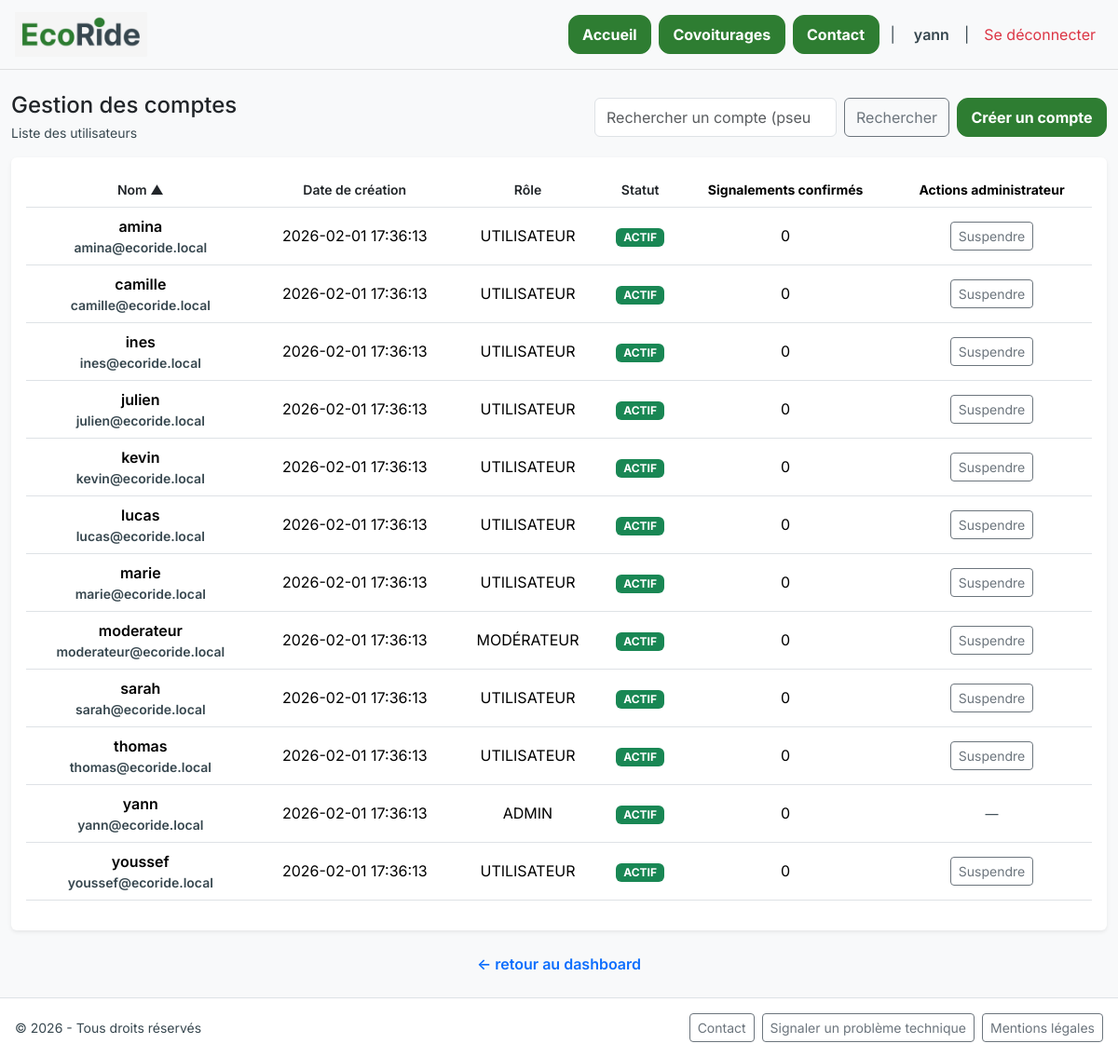
Page /gestion-comptes-utilisateurs (signed in) on the earlier database version.
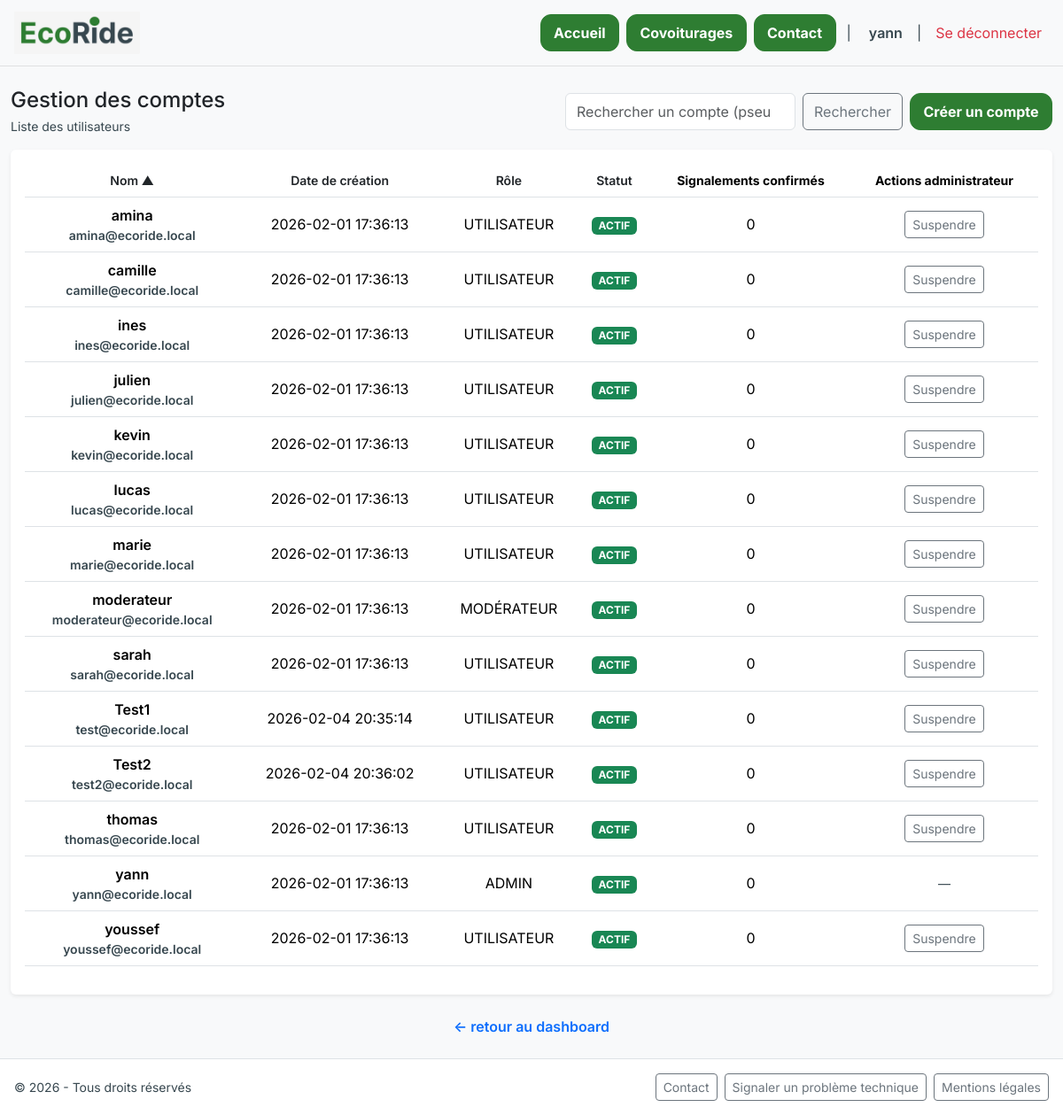
Same page on the later database version.
### tables this page shows
CREATE TABLE `users` (
  `id` int(11) NOT NULL COMMENT 'identifiant',
  `pseudo` varchar(50) NOT NULL COMMENT 'pseudo',
  `last_name` varchar(100) NOT NULL COMMENT 'nom de famille',
  `first_name` varchar(100) NOT NULL COMMENT 'prénom',
  `email` varchar(120) NOT NULL COMMENT 'email',
  `password_hash` varchar(255) NOT NULL COMMENT 'mot de passe',
  `avatar_url` varchar(255) DEFAULT NULL COMMENT 'url photo/avatar user',
  `role` enum('user','employee','admin') NOT NULL COMMENT 'rôle',
  `credits` int(11) NOT NULL DEFAULT 20 COMMENT 'crédits d''appli - 20 par défaut',
  `suspended` tinyint(1) NOT NULL DEFAULT 0 COMMENT 'suspension du compte',
  `validated_reports_count` int(11) NOT NULL DEFAULT 0,
  `created_at` datetime NOT NULL DEFAULT current_timestamp() COMMENT 'date de création du compte'
);

### app/Presentation/Controllers/BaseController.php (called while the page is built)
<?php
    class BaseController {
        protected function renderView ($view, $data = []){
            extract ($data);
            require __DIR__ . '/../Views/pages/' . $view . '.php';
        }
    }

### app/Presentation/Controllers/AdminUsersManagementController.php (called while the page is built, shortened)
<?php declare(strict_types=1);
require_once __DIR__ . '/BaseController.php';
require_once __DIR__ . '/../../Infrastructure/Repositories/UserRepository.php';
final class AdminUsersManagementController extends BaseController
{
    public function adminUsersManagement(): void
    {
        $repo = new UserRepository();
        $q = (string)($_GET['q'] ?? '');
        $sort = (string)($_GET['sort'] ?? 'pseudo');
        $dir = (string)($_GET['dir'] ?? 'asc');
        $users = $repo->searchUsers($q, $sort, $dir);
        $flash = $_SESSION['flash'] ?? null;
        $this->renderView('gestion-comptes-utilisateurs', [
            'pageTitle' => 'Gestion des Comptes',
            'csrfToken' => $_SESSION['csrf_token'],
            'flash' => $flash,
            'users' => $users,
            'q' => $q,
            'sort' => $sort,
            'dir' => $dir,
        ]);
    }
}

### app/Infrastructure/Repositories/UserRepository.php (called while the page is built, shortened)
<?php declare(strict_types=1);
final class UserRepository
{
    public function searchUsers(?string $q, string $sort, string $dir): array
    {
        $pdo = PdoConnection::get();
        $allowedSort = [
            'pseudo' => 'pseudo',
            'created_at' => 'created_at',
            'role' => 'role',
            'suspended' => 'suspended',
        ];
        $sortCol = $allowedSort[$sort] ?? 'pseudo';
        $dirSql = strtolower($dir) === 'desc' ? 'DESC' : 'ASC';
        $sql = '
            SELECT id, pseudo, email, role, suspended, validated_reports_count, created_at
            FROM users
        ';
        $params = [];
        $q = trim((string)$q);
        $sql .= " ORDER BY {$sortCol} {$dirSql}, id ASC ";
        $stmt = $pdo->prepare($sql);
        $stmt->execute($params);
        $rows = $stmt->fetchAll();
        return is_array($rows) ? $rows : [];
    }
}

### app/Presentation/Views/pages/gestion-comptes-utilisateurs.php (the view, shortened to what the rows shown need)
<?php require __DIR__ . '/../layouts/header.php'; ?>
<?php
function sortLink(string $label, string $col, string $currentSort, string $currentDir, string $q): string {
    $dir = ($currentSort === $col && $currentDir === 'asc') ? 'desc' : 'asc';
    $icon = '';
    if ($currentSort === $col) {
        $icon = $currentDir === 'asc' ? ' ▲' : ' ▼';
    }
    $url = BASE_URL . '/gestion-comptes-utilisateurs'
        . '?sort=' . urlencode($col)
        . '&dir=' . urlencode($dir)
        . '&q=' . urlencode($q);
    return '<a class="text-decoration-none text-dark fw-semibold" href="' . $url . '">' . $label . $icon . '</a>';
}
?>
<div class="container-xxl py-4">
  <div class="d-flex flex-column flex-lg-row align-items-lg-center justify-content-between gap-3 mb-3">
    <div>
      <h1 class="h4 mb-1">Gestion des comptes</h1>
    </div>
  </div>
  <div class="card border-0 shadow-sm">
    <div class="card-body">
      <div class="table-responsive">
        <table class="table align-middle">
          <thead>
            <tr class="small text-secondary text-center align-middle">
                <th><?= sortLink('Nom', 'pseudo', $sort, $dir, $q) ?></th>
                <th><?= sortLink('Date de création', 'created_at', $sort, $dir, $q) ?></th>
                <th><?= sortLink('Rôle', 'role', $sort, $dir, $q) ?></th>
                <th><?= sortLink('Statut', 'suspended', $sort, $dir, $q) ?></th>
                <th>Signalements confirmés</th>
                <th>Actions administrateur</th>
            </tr>
            </thead>
          <tbody>
            <?php if (empty($users)): ?>
              <tr>
                <td colspan="6" class="text-center text-secondary py-4">Aucun compte trouvé.</td>
              </tr>
            <?php else: ?>
              <?php foreach ($users as $u): ?>
                <?php
                  $isSuspended = ((int)($u['suspended'] ?? 0)) === 1;
                  $role = (string)($u['role'] ?? '');
                  $roleLabel = $role === 'admin' ? 'ADMIN' : ($role === 'employee' ? 'MODÉRATEUR' : 'UTILISATEUR');
                ?>
                <tr class="text-center align-middle">
                  <td class="fw-semibold">
                    <?= htmlspecialchars((string)($u['pseudo'] ?? ''), ENT_QUOTES, 'UTF-8') ?>
                    <div class="small text-secondary"><?= htmlspecialchars((string)($u['email'] ?? ''), ENT_QUOTES, 'UTF-8') ?></div>
                  </td>
                  <td><?= htmlspecialchars((string)($u['created_at'] ?? ''), ENT_QUOTES, 'UTF-8') ?></td>
                  <td><?= htmlspecialchars($roleLabel, ENT_QUOTES, 'UTF-8') ?></td>
                  <td>
                    <?php if ($isSuspended): ?>
                      <span class="badge text-bg-danger">SUSPENDU</span>
                    <?php else: ?>
                      <span class="badge text-bg-success">ACTIF</span>
                    <?php endif; ?>
                  </td>
                  <td><?= (int)($u['validated_reports_count'] ?? 0) ?></td>
                  <td class="text-center">
                    <?php if ($role !== 'admin'): ?>
                      <form method="post" action="<?= BASE_URL ?>/gestion-comptes-utilisateurs" class="d-inline">
                        <button type="submit" class="btn btn-sm btn-outline-secondary">
                          <?= $isSuspended ? 'Réactiver' : 'Suspendre' ?>
                        </button>
                      </form>
                    <?php else: ?>
                      <span class="text-secondary small">—</span>
                    <?php endif; ?>
                  </td>
                </tr>
              <?php endforeach; ?>
            <?php endif; ?>
          </tbody>
        </table>
      </div>
    </div>
  </div>
</div>
<?php require __DIR__ . '/../layouts/footer.php'; ?>

Differences in the rows shown:
added users: pseudo "Test1", email "test@ecoride.local", created_at "2026-02-04 20:35:14", role "UTILISATEUR", suspended "ACTIF", validated_reports_count "0"
added users: pseudo "Test2", email "test2@ecoride.local", created_at "2026-02-04 20:36:02", role "UTILISATEUR", suspended "ACTIF", validated_reports_count "0"
